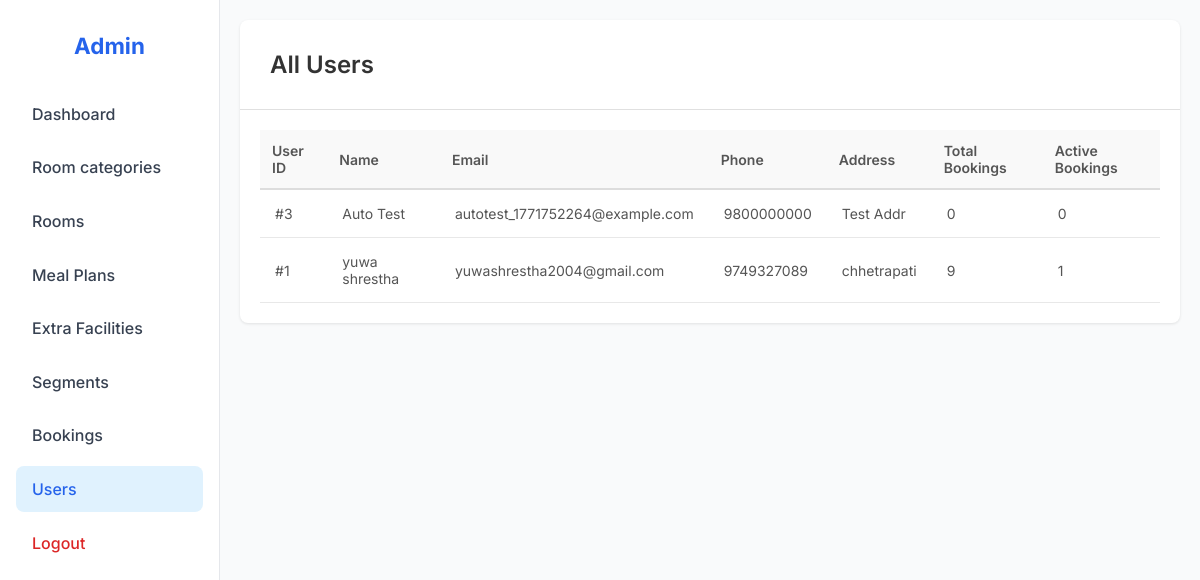
Page /admin/users (signed in) on the earlier database version.
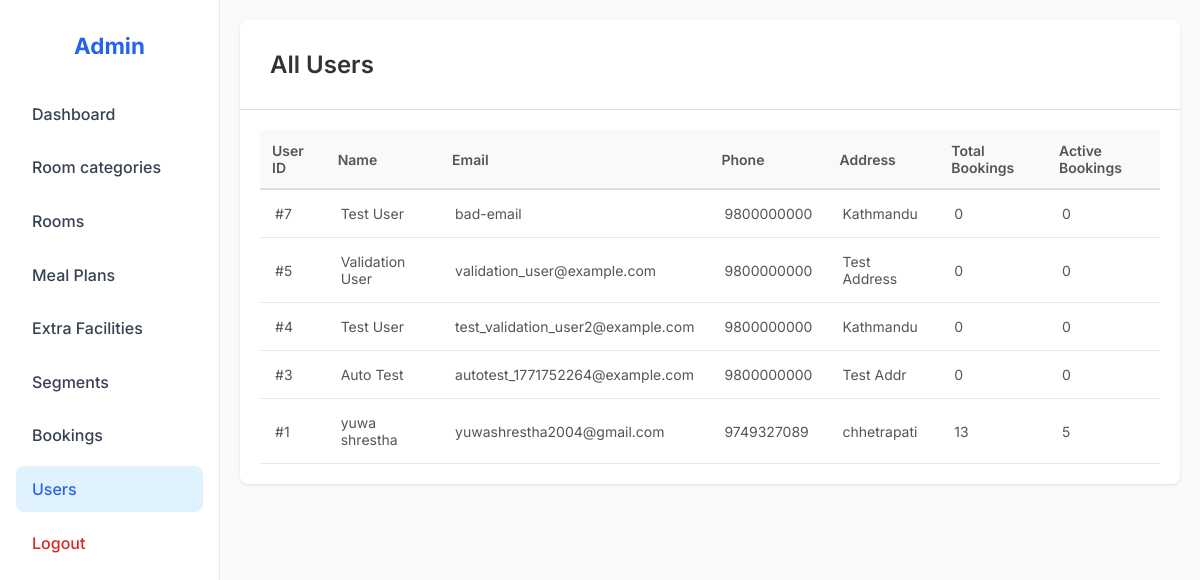
Same page on the later database version.
### tables this page shows
CREATE TABLE customers (
            customer_id INTEGER PRIMARY KEY AUTOINCREMENT,
            name TEXT NOT NULL,
            email TEXT UNIQUE NOT NULL,
            phone TEXT,
            address TEXT,
            password TEXT NOT NULL,
            is_admin INTEGER DEFAULT 0
        );

### hotel_app/controllers/admin_controller.py (the view)
def users():
    users = customer_model.list_users()
    return render_template("admin_users.html", users=users)

### hotel_app/models/customer_model.py (called while the page is built)
def list_users():
    conn = db_model.conn()
    rows = conn.execute(
        """
        SELECT
            c.customer_id,
            c.name,
            c.email,
            c.phone,
            c.address,
            COUNT(b.booking_id) AS total_bookings,
            SUM(CASE WHEN b.booking_status = 'Not_Canceled' THEN 1 ELSE 0 END) AS active_bookings
        FROM customers c
        LEFT JOIN bookings b ON b.customer_id = c.customer_id
        WHERE c.is_admin = 0
        GROUP BY c.customer_id, c.name, c.email, c.phone, c.address
        ORDER BY c.customer_id DESC
    """
    ).fetchall()
    conn.close()
    return rows

### hotel_app/models/db.py (called while the page is built)
def conn():
    conn = sqlite3.connect(DB_PATH)
    conn.row_factory = sqlite3.Row
    conn.execute("PRAGMA foreign_keys = ON")
    return conn

### templates/admin_users.html (shortened to what this page needs)
<!DOCTYPE html>
<html lang="en">
<head>
    <link rel="stylesheet" href="{{ url_for('static', filename='css/admin_users.css') }}">
    <link rel="stylesheet" href="{{ url_for('static', filename='css/flash.css') }}">
</head>
<body>
    <div class="dashboard">
        <aside class="sidebar">
            <h2>Admin</h2>
            <nav>
                <a href="{{ url_for('admin_dashboard') }}">Dashboard</a>
                <a href="{{ url_for('manage_room_types') }}">Room categories</a>
                <a href="{{ url_for('manage_rooms') }}">Rooms</a>
                <a href="{{ url_for('manage_meal_plans') }}">Meal Plans</a>
                <a href="{{ url_for('manage_extra_facilities') }}">Extra Facilities</a>
                <a href="{{ url_for('manage_market_segments') }}">Segments</a>
                <a href="{{ url_for('admin_view_bookings') }}">Bookings</a>
                <a href="{{ url_for('admin_view_users') }}" class="active">Users</a>
                <a href="{{ url_for('logout') }}" class="logout">Logout</a>
            </nav>
        </aside>
        <main class="main-content">
            <div class="container">
                <div class="header">
                    <h2>All Users</h2>
                </div>
                <div class="table-container">
                    <table>
                        <thead>
                            <tr>
                                <th>User ID</th>
                                <th>Name</th>
                                <th>Email</th>
                                <th>Phone</th>
                                <th>Address</th>
                                <th>Total Bookings</th>
                                <th>Active Bookings</th>
                            </tr>
                        </thead>
                        <tbody>
                            {% for user in users %}
                            <tr>
                                <td>#{{ user.customer_id }}</td>
                                <td>{{ user.name }}</td>
                                <td>{{ user.email }}</td>
                                <td>{{ user.phone or "-" }}</td>
                                <td>{{ user.address or "-" }}</td>
                                <td>{{ user.total_bookings or 0 }}</td>
                                <td>{{ user.active_bookings or 0 }}</td>
                            </tr>
                            {% else %}
                            <tr>
                                <td colspan="7" class="empty-state">No users found.</td>
                            </tr>
                            {% endfor %}
                        </tbody>
                    </table>
                </div>
            </div>
        </main>
    </div>
</body>
</html>

Differences in the rows shown:
added customers: customer_id "7", name "Test User", email "bad-email", phone "9800000000", address "Kathmandu", is_admin "0"
added customers: customer_id "5", name "Validation User", email "validation_user@example.com", phone "9800000000", address "Test Address", is_admin "0"
added customers: customer_id "4", name "Test User", email "test_validation_user2@example.com", phone "9800000000", address "Kathmandu", is_admin "0"
computed for customers "yuwa shrestha": total_bookings "9" → "13"; customer_id "1" → "5"
